Frame 1 (no input): blank canvas, image omitted
Frame 60 (no input): blank canvas, image omitted
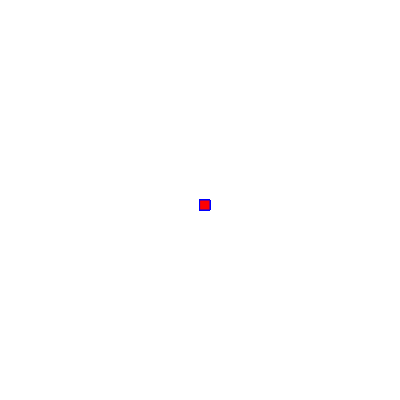
Frame 120 (the mouse pressed at the canvas centre since frame 60)

The p5.js sketch whose frames 1 and 60 were blank and that drew this single picture after the mouse press (run headless with seeded random() and noise() and a simulated clock; from frame 60 on, the mouse is pressed at the canvas centre):

// p5.js sketch
// ── sketch.js
function setup() {
  createCanvas(400, 400);
}

function draw() {
  stroke("blue");
  fill(255,0,0);

  if(mouseIsPressed){
    rect(mouseX,mouseY,10,10);
    
  }
  
}
